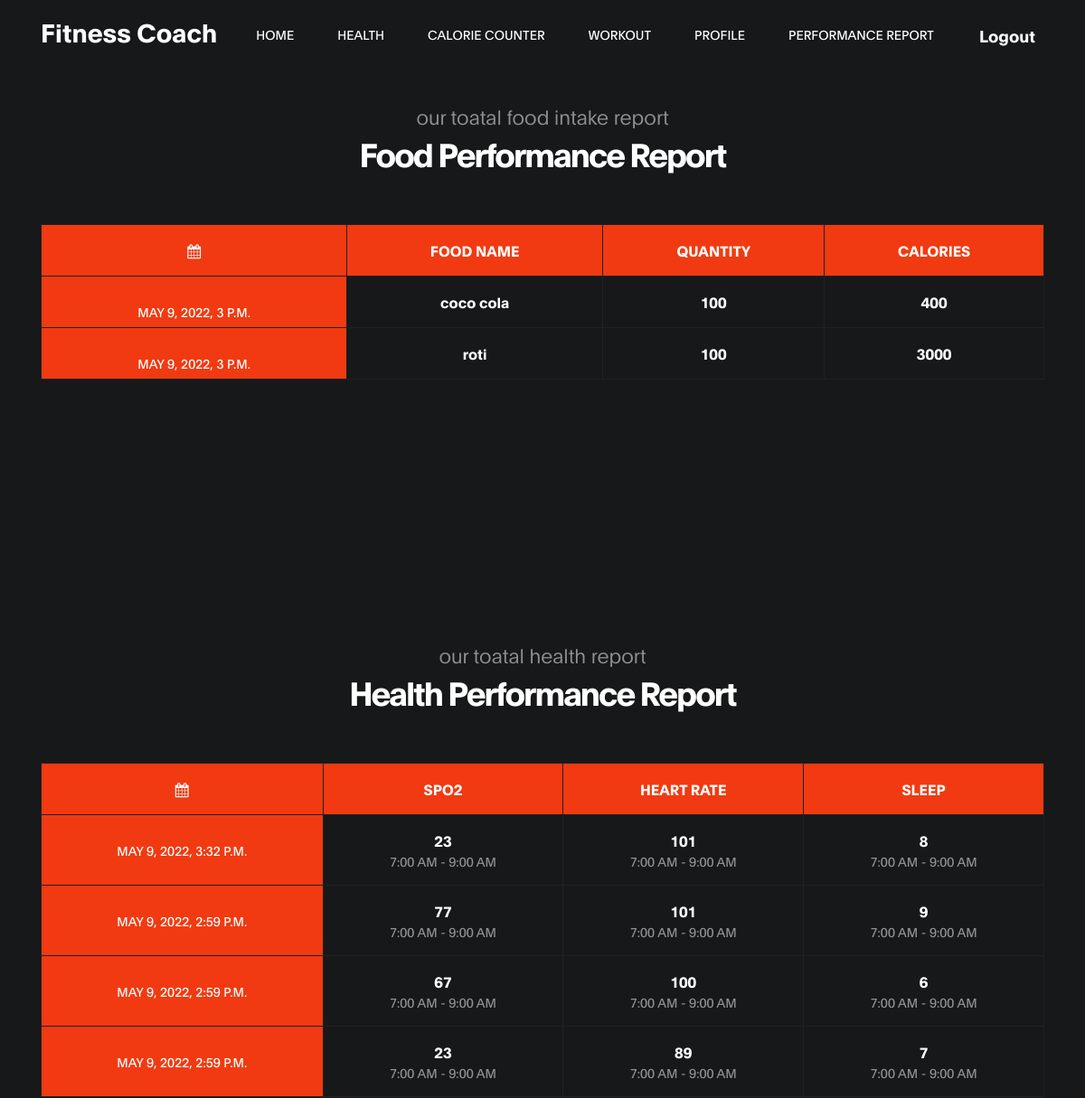
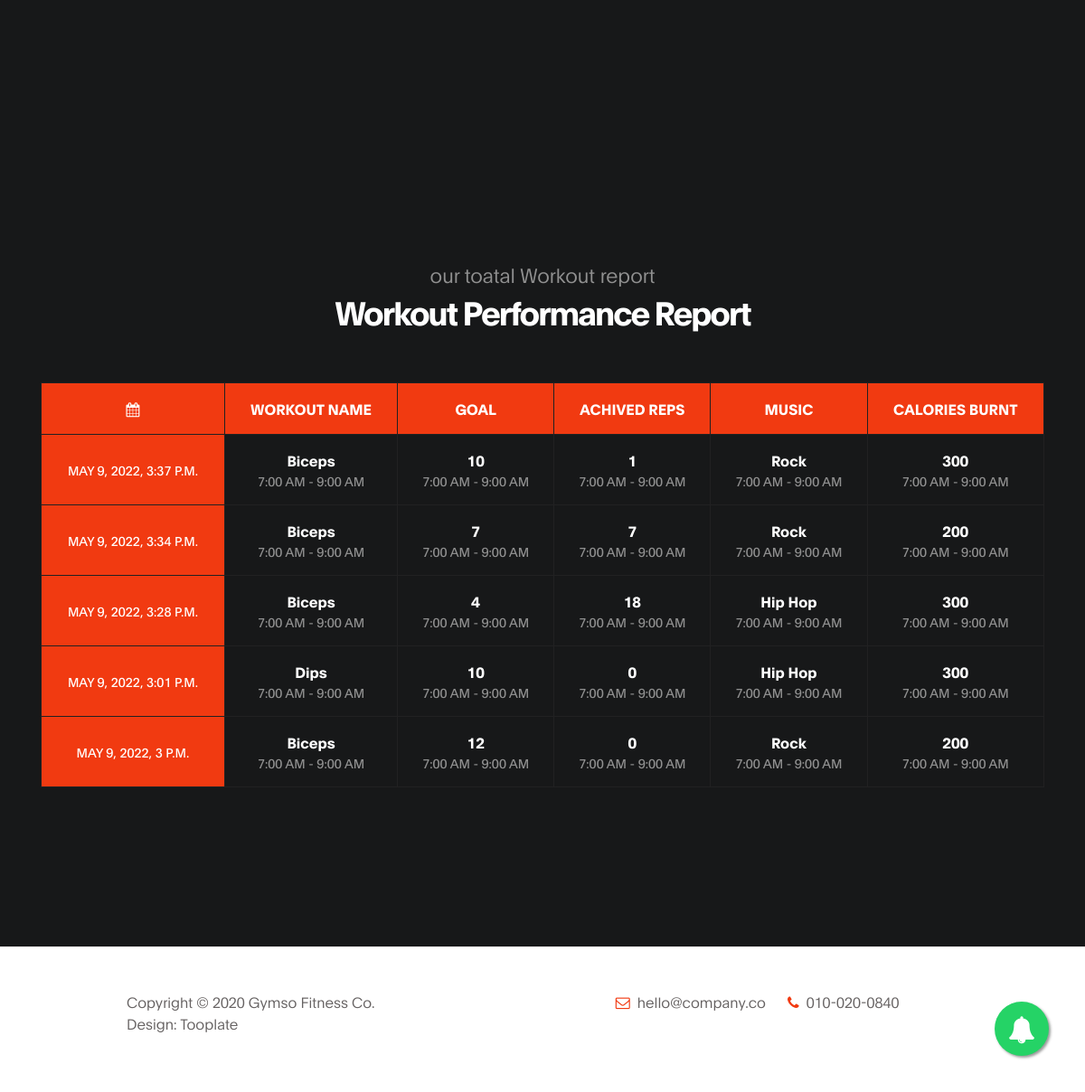
Page /result/ (signed in) on the earlier database version (2 pictures, top to bottom).
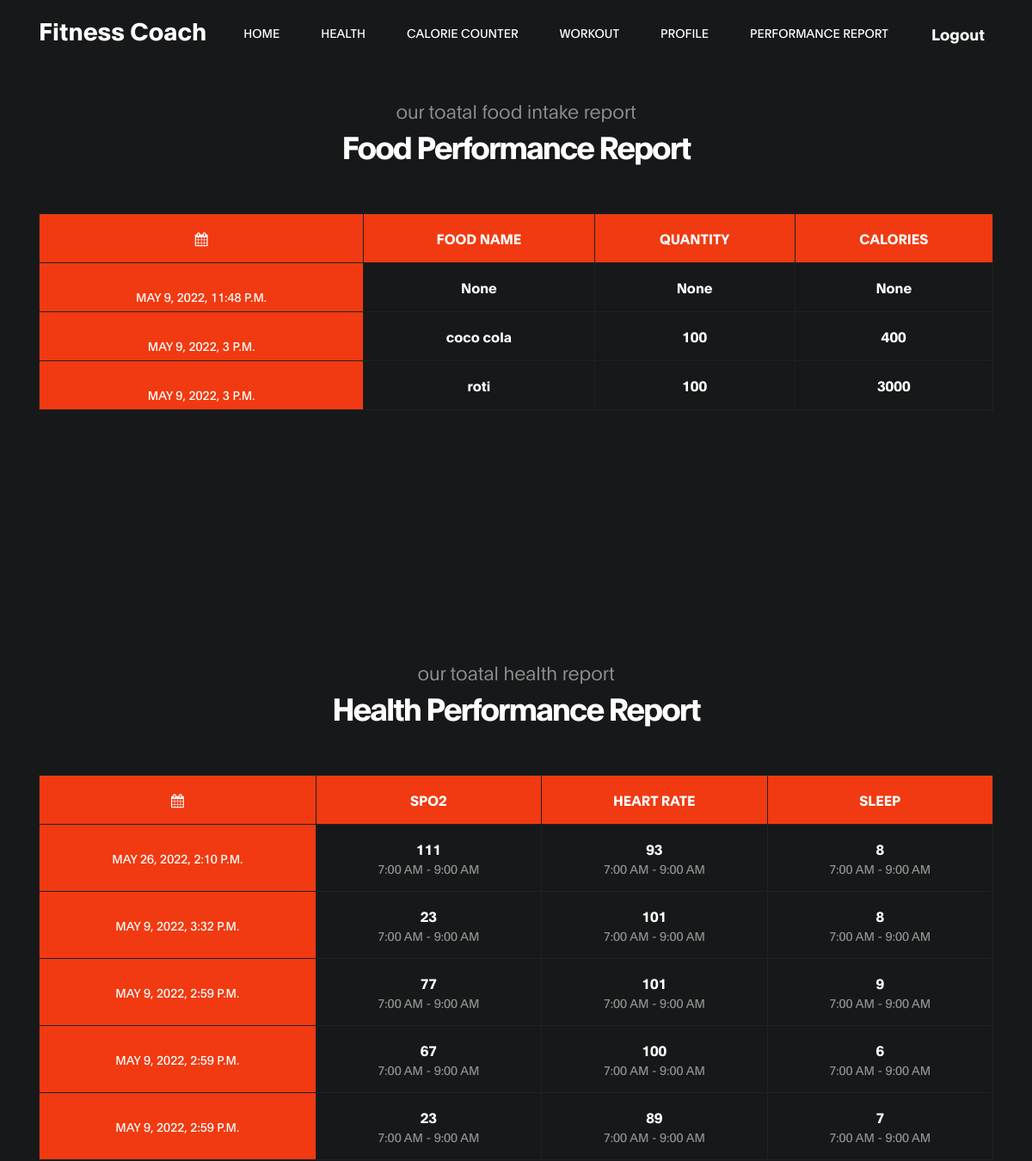
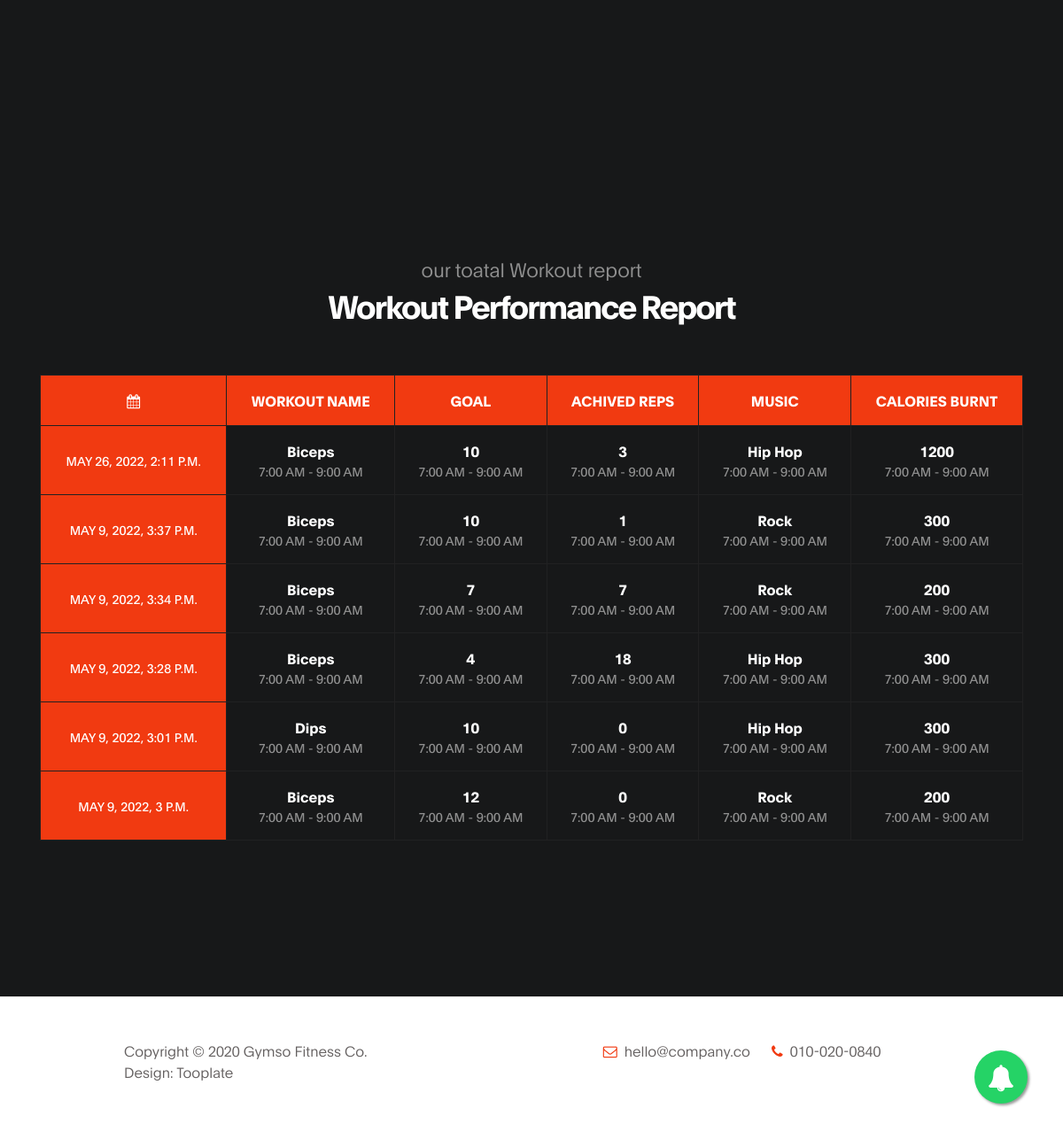
Same page on the later database version (2 pictures, top to bottom).
### base/models.py (models this page shows, shortened)
class food(models.Model):
    food_user=models.ForeignKey(User, on_delete=models.RESTRICT)
    food_name=models.CharField(null=True, max_length=11)
    food_quant=models.CharField(null=True, max_length=11)
    calories=models.CharField(null=True, max_length=11)
    time=models.DateTimeField(auto_now_add=True)

class daily_info(models.Model):
    daily_user=models.ForeignKey(User, on_delete=models.RESTRICT)
    spo2=models.IntegerField(default=5,blank = True)
    heart_rate=models.IntegerField(default=5,blank = True)
    sleep=models.IntegerField(default=5,blank = True)
    time=models.DateTimeField(auto_now_add=True)

class workout(models.Model):
    workout_user=models.ForeignKey(User, on_delete=models.RESTRICT)
    workout_name=models.CharField(null=True, max_length=11)
    goal=models.IntegerField(default=5,blank = True)
    achived=models.IntegerField(default=5,blank = True)
    msic_type=models.CharField(null=True, max_length=11, default='rock')
    reps=models.IntegerField(default=5,blank = True)
    tot_cal=models.IntegerField(default=10,blank = True)
    time=models.DateTimeField(auto_now_add=True)

### base/views.py (the view)
# urls.py: path('result/', views.result, name='result'),
def result(request):
    if request.user.is_authenticated:
        user=request.user
        food1 = food.objects.filter(food_user=user).order_by('-id')
        healthy = daily_info.objects.filter(daily_user=user).order_by('-id')
        work1 = workout.objects.filter(workout_user=user).order_by('-id')
    else:
        return redirect('loginr')
    return render(request , 'results.html',{'user':user,'food1':food1,'healthy':healthy, 'work1':work1})

### templates/results.html (shortened to what this page needs)
{% extends 'base.html' %}
{% block content %}
   <section class="schedule section" id="schedule">
    <div class="container">
         <div class="row">
                 <div class="col-lg-12 col-12 text-center">
                     <h6 data-aos="fade-up">our toatal food intake report</h6>
                     <h2 class="text-white" data-aos="fade-up" data-aos-delay="200">Food Performance Report</h2>
                  </div>
                  <div class="col-lg-12 py-5 col-md-12 col-12">
                      <table class="table table-bordered table-responsive schedule-table" data-aos="fade-up" data-aos-delay="300">
                          <thead class="thead-light">
                              <th><i class="fa fa-calendar"></i></th>
                              <th>Food name</th>
                              <th>Quantity</th>
                              <th>Calories</th>
                          </thead>
                          <tbody>
                            {% for food in food1 %}
                              <tr>
                                 <td><small>{{food.time}}</small></td>
                                 <td>
                                     <strong>{{food.food_name}}</strong>
                                 </td>
                                 <td>
                                  <strong>{{ food.food_quant }}</strong>
                                 </td>
                                 <td>
                                  <strong>{{ food.calories }}</strong>
                                 </td>
                              </tr>
                              {% endfor %}
                          </tbody>
                      </table>
                  </div>
         </div>
    </div>
</section>
   <section class="schedule section" id="schedule">
    <div class="container">
         <div class="row">
                 <div class="col-lg-12 col-12 text-center">
                     <h6 data-aos="fade-up">our toatal health report</h6>
                     <h2 class="text-white" data-aos="fade-up" data-aos-delay="200">Health Performance Report</h2>
                  </div>
                  <div class="col-lg-12 py-5 col-md-12 col-12">
                      <table class="table table-bordered table-responsive schedule-table" data-aos="fade-up" data-aos-delay="300">
                          <thead class="thead-light">
                              <th><i class="fa fa-calendar"></i></th>
                              <th>Spo2</th>
                              <th>Heart rate</th>
                              <th>sleep</th>
                          </thead>
                          <tbody>
                            {% for h in healthy %}
                              <tr>
                                 <td><small>{{h.time}}</small></td>
                                 <td>
                                     <strong>{{h.spo2}}</strong>
                                     <span>7:00 am - 9:00 am</span>
                                 </td>
                                 <td>
                                  <strong>{{ h.heart_rate }}</strong>
                                  <span>7:00 am - 9:00 am</span>
                                 </td>
                                 <td>
                                  <strong>{{ h.sleep }}</strong>
                                  <span>7:00 am - 9:00 am</span>
                                 </td>
                              </tr>
                              {% endfor %}
                          </tbody>
                      </table>
                  </div>
         </div>
    </div>
</section>
   <section class="schedule section" id="schedule">
    <div class="container">
         <div class="row">
                 <div class="col-lg-12 col-12 text-center">
                     <h6 data-aos="fade-up">our toatal Workout report</h6>
                     <h2 class="text-white" data-aos="fade-up" data-aos-delay="200">Workout Performance Report</h2>
                  </div>
                  <div class="col-lg-12 py-5 col-md-12 col-12">
                      <table class="table table-bordered table-responsive schedule-table" data-aos="fade-up" data-aos-delay="300">
                          <thead class="thead-light">
                              <th><i class="fa fa-calendar"></i></th>
                              <th>workout Name</th>
                              <th>goal</th>
                              <th>Achived reps</th>
                              <th>Music</th>
                              <th>Calories Burnt</th>
                          </thead>
                          <tbody>
                            {% for work in work1 %}
                              <tr>
                                 <td><small>{{work.time}}</small></td>
                                 <td>
                                     <strong>{{work.workout_name}}</strong>
                                     <span>7:00 am - 9:00 am</span>
                                 </td>
                                 <td>
                                  <strong>{{work.goal}}</strong>
                                  <span>7:00 am - 9:00 am</span>
                                 </td>
                                 <td>
                                  <strong>{{ work.reps }}</strong>
                                  <span>7:00 am - 9:00 am</span>
                                 </td>
                                 <td>
                                  <strong>{{ work.msic_type }}</strong>
                                  <span>7:00 am - 9:00 am</span>
                                 </td>
                                 <td>
                                  <strong>{{ work.tot_cal}}</strong>
                                  <span>7:00 am - 9:00 am</span>
                                 </td>
                              </tr>
                              {% endfor %}
                          </tbody>
                      </table>
                  </div>
         </div>
    </div>
</section>
{% endblock %}

### templates/base.html (shortened to what this page needs)
<!DOCTYPE html>
{% load static %}
<html lang="en">
<head>
    <link rel = "stylesheet" href="{% static 'css'%}">
     <link rel="stylesheet" href="{% static 'css/bootstrap.min.css' %}">
     <link rel="stylesheet" href="{% static 'css/font-awesome.min.css' %}">
     <link rel="stylesheet" href="{% static 'css/aos.css' %}">
     <link rel="stylesheet" href="{% static 'css/tooplate-gymso-style.css'%}">
</head>
<body data-spy="scroll" data-target="#navbarNav" data-offset="50">
    {% include 'nav.html' %}
    {% block content %}
    {% endblock %}
    {% include 'footer.html' %}
</body>
</html>

### templates/nav.html (shortened to what this page needs)
 <nav class="navbar navbar-expand-lg fixed-top">
    <div class="container">
        <a class="navbar-brand" href="index.html">Fitness Coach</a>
        <div class="collapse navbar-collapse" id="navbarNav">
            <ul class="navbar-nav ml-lg-auto">
                <li class="nav-item">
                    <a href="{% url 'home' %}" class="nav-link smoothScroll">Home</a>
                </li>
                <li class="nav-item">
                    <a href="{% url 'health' %}" class="nav-link smoothScroll">Health</a>
                </li>
                <li class="nav-item">
                    <a href="{% url 'food' %}" class="nav-link smoothScroll">Calorie Counter</a>
                </li>
                <li class="nav-item">
                    <a href="{% url 'cool' %}" class="nav-link smoothScroll">Workout</a>
                </li>
                {% if  request.user.is_authenticated %}
                <li class="nav-item">
                    <a href="{% url 'profile' %}" class="nav-link smoothScroll">Profile</a>
                </li>
                {% endif %}
                <li class="nav-item">
                    <a href="{% url 'result' %}" class="nav-link smoothScroll">Performance Report</a>
                </li>
            </ul>
            <ul class="social-icon ml-lg-3">
                {% if  request.user.is_authenticated %}
                <li><a href="{% url 'logout' %}">Logout</a></li>
                {% else %}
                <li><a href="{% url 'register' %}" > Register </a></li>
                <li><a href="{% url 'loginr' %}"> Login </a></li>
                {% endif %}
            </ul>
        </div>
    </div>
</nav>
 <link rel="stylesheet" href="https://maxcdn.bootstrapcdn.com/font-awesome/4.5.0/css/font-awesome.min.css">
<a href="{% url 'noti' %}" class="float">
<i class="fa fa-bell my-float"></i>
</a>

### templates/footer.html
     <footer class="site-footer">
        <div class="container">
             <div class="row">
                  <div class="ml-auto col-lg-4 col-md-5">
                      <p class="copyright-text">Copyright &copy; 2020 Gymso Fitness Co.
                      <br>Design: <a href="https://www.tooplate.com">Tooplate</a></p>
                  </div>
                  <div class="d-flex justify-content-center mx-auto col-lg-5 col-md-7 col-12">
                      <p class="mr-4">
                          <i class="fa fa-envelope-o mr-1"></i>
                          <a href="#">hello@company.co</a>
                      </p>
                      <p><i class="fa fa-phone mr-1"></i> 010-020-0840</p>
                  </div>
             </div>
        </div>
   </footer>

### static/css/tooplate-gymso-style.css (style rules this page uses)
:root { --primary-color: #f13a11; --white-color: #ffffff; --dark-color: #171819; --about-bg-color: #f9f9f9; --gray-color: #909090; --link-color: #404040; --p-color: #666262; --base-font-family: 'Plain', sans-serif; --font-weight-bold: bold; --font-weight-normal: normal; --font-weight-light: 300; --font-weight-thin: 100; --h1-font-size: 48px; --h2-font-size: 36px; --h3-font-size: 28px; --h4-font-size: 24px; --h5-font-size: 22px; --h6-font-size: 22px; --p-font-size: 18px; --base-font-size: 16px; --menu-font-size: 14px; --border-radius-large: 100%; --border-radius-small: 2px; }
body { background: var(--white-color); font-family: var(--base-font-family); }
h1,h2,h3,h4,h5,h6 { font-weight: var(--font-weight-thin); line-height: normal; }
h2 { font-size: var(--h2-font-size); font-weight: var(--font-weight-bold); letter-spacing: -2px; }
h6 { color: var(--gray-color); font-size: var(--h6-font-size); line-height: inherit; margin: 0; }
p { color: var(--p-color); font-size: var(--p-font-size); font-weight: var(--font-weight-light); line-height: 1.5em; }
b, strong { font-weight: var(--font-weight-bold); letter-spacing: 0; }
.section { padding: 7rem 0; }
* { -webkit-box-sizing: border-box; -moz-box-sizing: border-box; box-sizing: border-box; }
*::before, *::after { -webkit-box-sizing: border-box; -moz-box-sizing: border-box; box-sizing: border-box; }
a { color: var(--link-color); font-weight: normal; text-decoration: none; transition: all 0.3s ease; }
.navbar { background: var(--dark-color); padding: 1rem; }
.navbar-expand-lg .navbar-nav .nav-link { padding-right: 1.5rem; padding-left: 1.5rem; }
.navbar-brand { color: var(--white-color); font-size: var(--h3-font-size); font-weight: var(--font-weight-bold); line-height: normal; padding-top: 0; }
.nav-item .nav-link { display: block; color: var(--white-color); font-size: var(--menu-font-size); font-weight: var(--font-weight-normal); text-transform: uppercase; padding: 2px 6px; }
.navbar .social-icon li a { color: var(--white-color); }
.schedule { background: var(--dark-color); }
.schedule-table { display: table; border: 0; text-align: center; }
.schedule-table strong, .schedule-table span { display: block; text-align: center; }
.schedule-table strong { color: var(--white-color); }
.schedule-table span { color: var(--gray-color); }
.schedule-table span, .schedule-table small { font-size: var(--menu-font-size); text-transform: uppercase; }
.schedule-table small { position: relative; top: 10px; }
.table .thead-light th, .schedule-table tr td:first-child { background: var(--primary-color); border: 1px solid #212122; color: var(--white-color); }
.schedule-table .thead-light th { border-bottom: 0; text-transform: uppercase; }
.table-bordered td, .table-bordered th { border: 1px solid #212122; }
.table-bordered td { padding-bottom: 22px; }
.table td, .table th { padding: 1rem; }
.site-footer { border-top: 1px solid #efebeb; padding: 3rem 0; }
.site-footer a { color: var(--p-color); font-weight: var(--font-weight-light); }
.site-footer p { font-size: var(--base-font-size); }
.contact .fa, .site-footer .fa { color: var(--primary-color); }
.social-icon { position: relative; padding: 0; margin: 5px 0 0 0; }
.social-icon li { display: inline-block; list-style: none; }
.social-icon li a { text-decoration: none; display: inline-block; color: var(--p-color); font-size: var(--p-font-size); font-weight: var(--font-weight-bold); margin: 5px 10px; text-align: center; }

### templates/nav.html (style rules this page uses)
.float { position:fixed; width:60px; height:60px; bottom:40px; right:40px; background-color:#25d366; color:#FFF; border-radius:50px; text-align:center; font-size:30px; box-shadow: 2px 2px 3px #999; z-index:100; }
.my-float { margin-top:16px; }

Differences in the rows shown:
added food: time "MAY 9, 2022, 11:48 P.M.", food_name "None", food_quant "None", calories "None"
added daily_info: time "MAY 26, 2022, 2:10 P.M.", spo2 "111", heart_rate "93", sleep "8"
added workout: time "MAY 26, 2022, 2:11 P.M.", workout_name "Biceps", goal "10", reps "3", msic_type "Hip Hop", tot_cal "1200"
